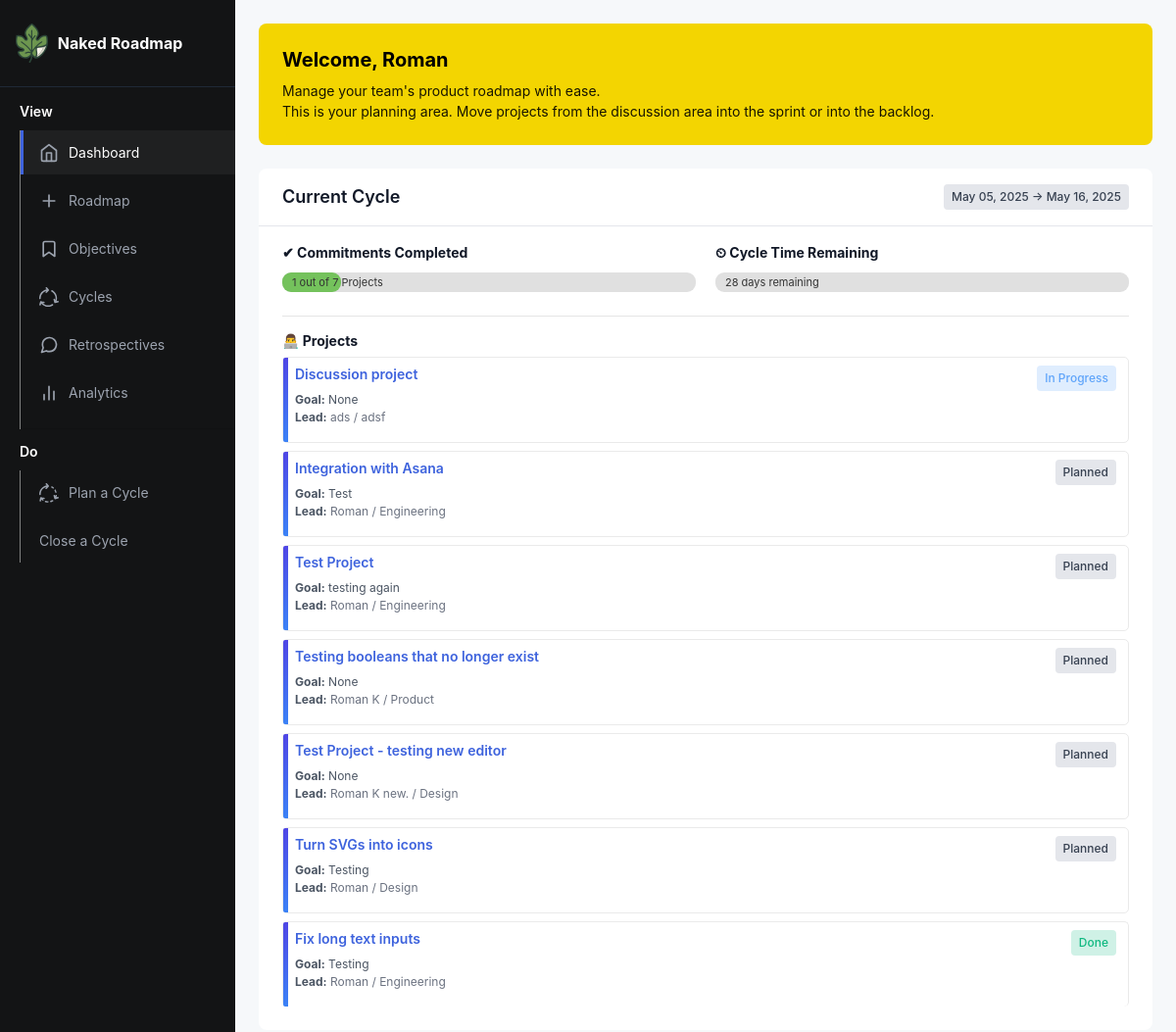
Before: /index (signed in, upper part) with the older database file.
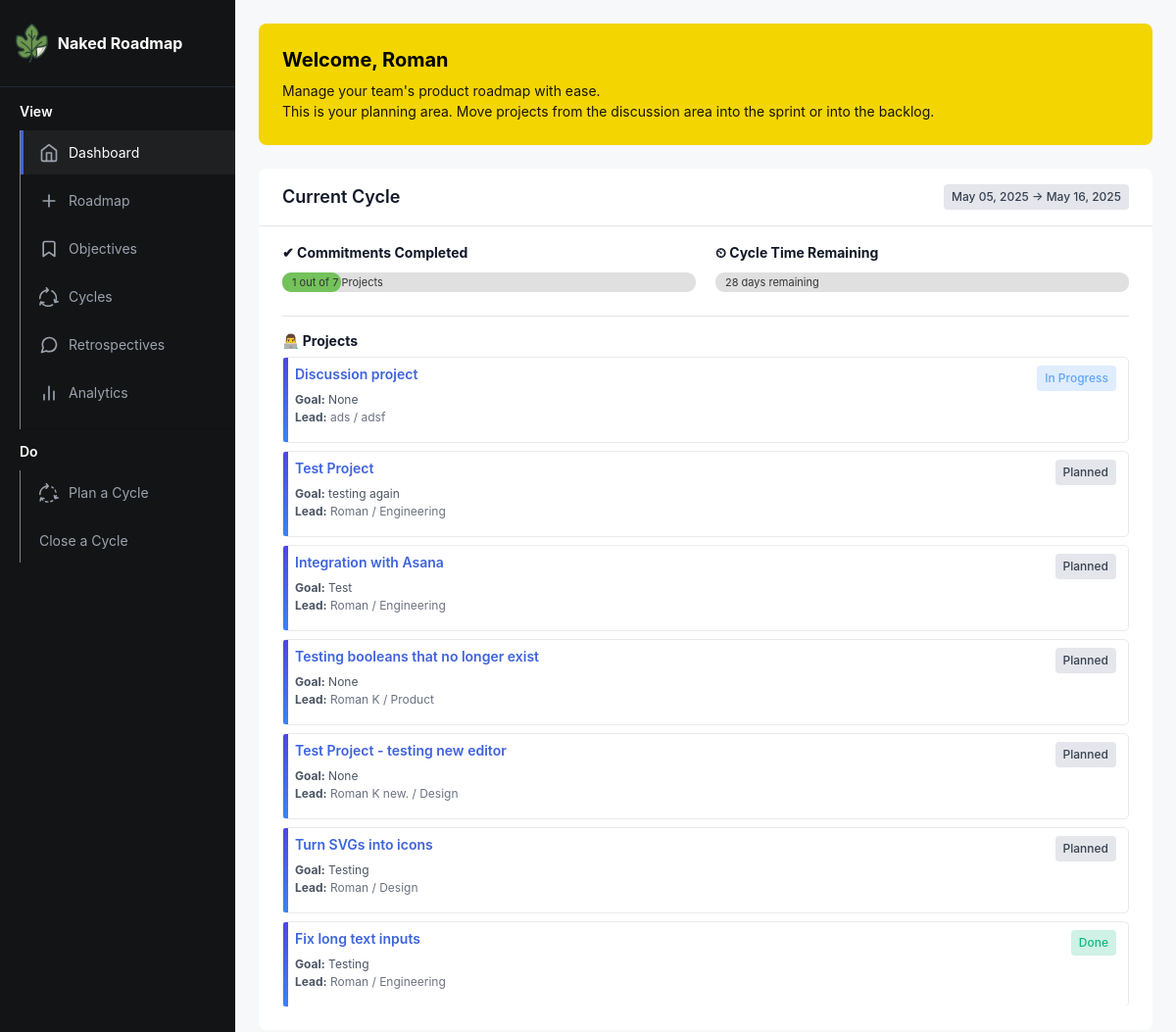
After: the same page with the newer database file.
### app/models.py (models this page shows, shortened)
class Project(db.Model):
    __tablename__ = "project"
    id: so.Mapped[int] = so.mapped_column(primary_key=True)
    name: so.Mapped[str] = so.mapped_column(sa.TEXT())
    created: so.Mapped[datetime] = so.mapped_column(index=True, default=lambda: datetime.now(timezone.utc))
    dri: so.Mapped[str] = so.mapped_column(sa.TEXT())
    team: so.Mapped[str] = so.mapped_column(sa.TEXT())
    context: so.Mapped[str] = so.mapped_column(sa.TEXT())
    why: so.Mapped[str] = so.mapped_column(sa.TEXT())
    requirements: so.Mapped[str] = so.mapped_column(sa.TEXT())
    launch: so.Mapped[str] = so.mapped_column(sa.TEXT())
    location: so.Mapped[str] = so.mapped_column(sa.TEXT(),  nullable=True, default="discussion")
    type: so.Mapped[str] = so.mapped_column(sa.TEXT(), nullable=True)
    status: so.Mapped[str] = so.mapped_column(sa.TEXT(), nullable=True, default="Active")

class SprintProjectMap(db.Model):
    id: so.Mapped[int] = so.mapped_column(primary_key=True)
    added: so.Mapped[datetime] = so.mapped_column(index=True, default=lambda: datetime.now(timezone.utc))
    sprint_id: so.Mapped[int] = so.mapped_column(sa.ForeignKey(Sprint.id), index=True)
    project_id: so.Mapped[int] = so.mapped_column(sa.ForeignKey(Project.id), index=True)
    goal: so.Mapped[str] = so.mapped_column(sa.TEXT(), nullable=True)
    status: so.Mapped[str] = so.mapped_column(sa.TEXT(), default="Planned")
    order: so.Mapped[int] = so.mapped_column(nullable=True, autoincrement=True)
    project = db.relationship("Project", backref="sprint_mappings")
    sprint = db.relationship("Sprint", backref="project_mappings")
    critical: so.Mapped[bool] = so.mapped_column(default=False, nullable=True)

### app/routes.py (the view)
@app.route('/')
@app.route('/index')
@login_required # If you want to toggle someone forced to log in to see roadmap, you can use this.
def index():
    projects = (
        Project.query
        .order_by(Project.created.desc())
        .all()
    )
    goals = (
        Goal.query
        .order_by(Goal.created.desc())
        .all()
    )
    sprints = (
        Sprint.query
        .order_by(Sprint.date_start.desc())
        .all()
    )
    sprintlog = (
        SprintProjectMap.query
        .order_by(SprintProjectMap.order.asc())
        .all()
    )
    today = datetime.now()
    return render_template('index.html', title='Home', projects=projects, goals=goals, config=Config, sprints=sprints, sprintlog=sprintlog, datetime=datetime, today=today)

### app/models.py (called while the page is built)
@login.user_loader
def load_user(id):
    return db.session.get(User, int(id))

### app/routes.py (called while the page is built)
@app.context_processor
def inject_csrf_token():
    return dict(csrf_token=generate_csrf())

### app/templates/index.html (shortened to what this page needs)
{% extends 'base.html' %}
{% block content %}
<div class="welcome-banner">
  <h2>Welcome, {{ current_user.username }}</h2>
  <p>Manage your team's product roadmap with ease.<br>
    This is your planning area. Move projects from the discussion area into the sprint or into the backlog.</p>
</div>
<section class="two-column-section">
  <div class="column-wide section">
    <div class="section-header">
      <h3>Current Cycle</h3>
      <span class="status-badge status-planned">
        {% if sprints|length > 0 %}
        {{ sprints[0].date_start.strftime('%b %d, %Y') }} &rarr; {{ sprints[0].date_end.strftime('%b %d, %Y') }}
        {% endif %}
      </span>
    </div>
    <div class="sprint-projects">
      <div class="dual-timelines">
        <div class="timeline-box">
          <div class="timeline-title">✔ Commitments Completed</div>
          {% set done_count = sprintlog|selectattr('status', '==', "Done")|list|length %}
          {% set total_count = sprintlog|count %}
          {% if total_count > 0 %}
          {% set percentage_projects = (done_count / total_count) * 100 %}
          {% else %}
          {% set percentage_projects = 0 %}
          {% endif %}
          <div class="container-progress-full">
            <div class="container-progress" style="width: {{ percentage_projects }}%;"></div>
            <span class="progress-text">
              {{ done_count }} out of {{ total_count }} Projects
            </span>
          </div>
        </div>
        <div class="timeline-box">
          <div class="timeline-title"> ⏲ Cycle Time Remaining</div>
          {% set sprint = sprints[0] %}
          {% set start_date = sprint.date_start %}
          {% set end_date = sprint.date_end %}
          {% set today_date = today.date() %}
          {% set total_days = (end_date - start_date).days %}
          {% if total_days <= 0 %}{% set total_days = 1 %}{% endif %}
          {% set days_elapsed = (today_date - start_date).days %}
          {% set percentage_time = (days_elapsed / total_days) * 100 %}
          {% if percentage_time > 100 %}
          {% set percentage_time = 100 %}
          {% elif percentage_time < 0 %}
          {% set percentage_time = 0 %}
          {% endif %}
          <div class="timeline-progress-full">
            <span class="timeline-text">
              {% set days_remaining = total_days - days_elapsed %}
              {% if days_remaining > 0 %}
              {{ days_remaining }} days remaining
                {% elif days_remaining == 0 %}
                    Last day of sprint
                {% else %}
                    Sprint ended
                {% endif %}
            </span>
          </div>
        </div>
      </div>
      <hr>
      <div class="timeline-title">👨‍💻 Projects</div>
      {% for entry in sprintlog %}
      {% set project = entry.project %}
      <div class="project-item">
        <div class="project-header">
          <h5><a href="{{ url_for('project', project_id=project.id) }}">{{ project.name }}</a></h5>
          <span class="status-badge
          {% if entry.status == 'In Progress' %}status-in-progress
          {% elif entry.status == 'Done' %}status-complete
          {% elif entry.status == 'Blocked' %}status-blocked
          {% else %}status-planned{% endif %}">
            {{ entry.status|default('Planned') }}
          </span>
        </div>
        <div class="project-meta">
          <p>
            <strong>Goal:</strong> {{ entry.goal }}
            <br><strong>Lead:</strong> <span class="project-team">{{ project.dri }} / {{ project.team }}</span>
          </p>
        </div>
      </div>
      {% endfor %}
    </div>
  </div>
</section>
{% endblock %}

Changed rows visible on the page:
changed SprintProjectMap "testing again": moves up the list
